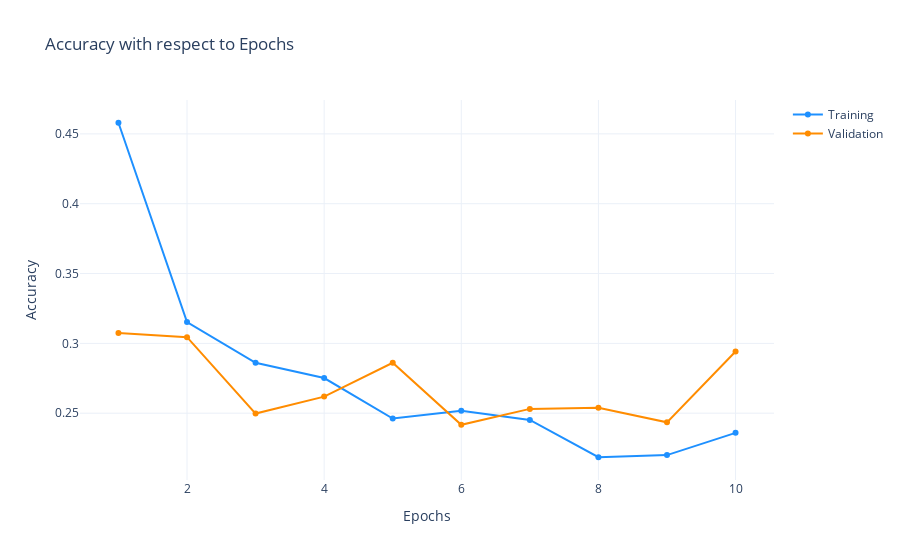

Notebook source saved alongside this figure:
### Code cell
display_training_curves(
    model_history.history['loss'], 
    model_history.history['val_loss'], 
    'validation')

### Figure 1 — Plotly figure (JSON) as saved in the notebook; plotly's stock layout.template omitted (floating-point values rounded to 4 significant figures)
{"data": [{"marker": {"color": "dodgerblue"}, "mode": "lines+markers", "name": "Training", "type": "scatter", "x": [1, 2, 3, 4, 5, 6, 7, 8, 9, 10, 11, 12, 13, 14, 15, 16, 17, 18, 19, 20, 21, 22, 23, 24, 25, 26, 27, 28, 29, 30], "y": [0.458, 0.3153, 0.2861, 0.2752, 0.2462, 0.2518, 0.2452, 0.2185, 0.22, 0.2359]}, {"marker": {"color": "darkorange"}, "mode": "lines+markers", "name": "Validation", "type": "scatter", "x": [1, 2, 3, 4, 5, 6, 7, 8, 9, 10, 11, 12, 13, 14, 15, 16, 17, 18, 19, 20, 21, 22, 23, 24, 25, 26, 27, 28, 29, 30], "y": [0.3074, 0.3044, 0.2498, 0.2619, 0.2861, 0.2417, 0.2531, 0.2539, 0.2435, 0.2942]}], "layout": {"title": {"text": "Accuracy with respect to Epochs"}, "xaxis": {"title": {"text": "Epochs"}}, "yaxis": {"title": {"text": "Accuracy"}}}}
